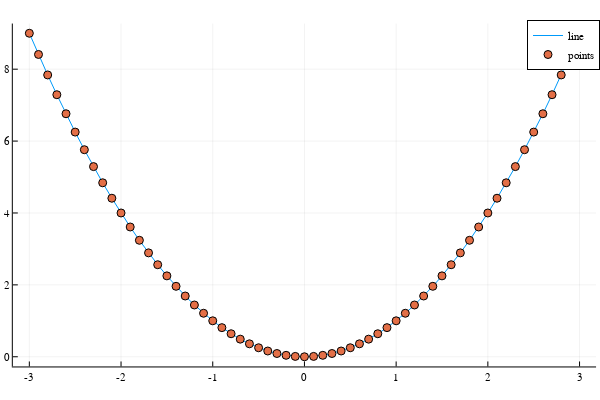

Source (notebook cell):
### Code cell
plot(x, y, label = "line")
scatter!(x, y, label = "points")

### Figure 1 — Plotly figure (JSON) as saved in the notebook; plotly's stock layout.template omitted (floating-point values rounded to 4 significant figures)
{"data": [{"colorbar": {"title": ""}, "legendgroup": "line", "line": {"color": "rgba(0, 154, 250, 1.000)", "dash": "solid", "shape": "linear", "width": 1}, "mode": "lines", "name": "line", "showlegend": true, "type": "scatter", "x": [-3, -2.9, -2.8, -2.7, -2.6, -2.5, -2.4, -2.3, -2.2, -2.1, -2, -1.9, -1.8, -1.7, -1.6, -1.5, -1.4, -1.3, -1.2, -1.1, -1, -0.9, -0.8, -0.7, -0.6, -0.5, -0.4, -0.3, -0.2, -0.1, 0, 0.1, 0.2, 0.3, 0.4, 0.5, 0.6, 0.7, 0.8, 0.9, 1, 1.1, 1.2, 1.3, 1.4, 1.5, 1.6, 1.7, 1.8, 1.9, 2, 2.1, 2.2, 2.3, 2.4, 2.5, 2.6, 2.7, 2.8, 2.9, 3], "xaxis": "x", "y": [9, 8.41, 7.84, 7.29, 6.76, 6.25, 5.76, 5.29, 4.84, 4.41, 4, 3.61, 3.24, 2.89, 2.56, 2.25, 1.96, 1.69, 1.44, 1.21, 1, 0.81, 0.64, 0.49, 0.36, 0.25, 0.16, 0.09, 0.04, 0.01, 0, 0.01, 0.04, 0.09, 0.16, 0.25, 0.36, 0.49, 0.64, 0.81, 1, 1.21, 1.44, 1.69, 1.96, 2.25, 2.56, 2.89, 3.24, 3.61, 4, 4.41, 4.84, 5.29, 5.76, 6.25, 6.76, 7.29, 7.84, 8.41, 9], "yaxis": "y", "zmax": null, "zmin": null}, {"colorbar": {"title": ""}, "legendgroup": "points", "marker": {"color": "rgba(227, 111, 71, 1.000)", "line": {"color": "rgba(0, 0, 0, 1.000)", "width": 1}, "size": 8, "symbol": "circle"}, "mode": "markers", "name": "points", "showlegend": true, "type": "scatter", "x": [-3, -2.9, -2.8, -2.7, -2.6, -2.5, -2.4, -2.3, -2.2, -2.1, -2, -1.9, -1.8, -1.7, -1.6, -1.5, -1.4, -1.3, -1.2, -1.1, -1, -0.9, -0.8, -0.7, -0.6, -0.5, -0.4, -0.3, -0.2, -0.1, 0, 0.1, 0.2, 0.3, 0.4, 0.5, 0.6, 0.7, 0.8, 0.9, 1, 1.1, 1.2, 1.3, 1.4, 1.5, 1.6, 1.7, 1.8, 1.9, 2, 2.1, 2.2, 2.3, 2.4, 2.5, 2.6, 2.7, 2.8, 2.9, 3], "xaxis": "x", "y": [9, 8.41, 7.84, 7.29, 6.76, 6.25, 5.76, 5.29, 4.84, 4.41, 4, 3.61, 3.24, 2.89, 2.56, 2.25, 1.96, 1.69, 1.44, 1.21, 1, 0.81, 0.64, 0.49, 0.36, 0.25, 0.16, 0.09, 0.04, 0.01, 0, 0.01, 0.04, 0.09, 0.16, 0.25, 0.36, 0.49, 0.64, 0.81, 1, 1.21, 1.44, 1.69, 1.96, 2.25, 2.56, 2.89, 3.24, 3.61, 4, 4.41, 4.84, 5.29, 5.76, 6.25, 6.76, 7.29, 7.84, 8.41, 9], "yaxis": "y", "zmax": null, "zmin": null}], "layout": {"annotations": [], "height": 400, "legend": {"bgcolor": "rgba(255, 255, 255, 1.000)", "bordercolor": "rgba(0, 0, 0, 1.000)", "borderwidth": 1, "font": {"color": "rgba(0, 0, 0, 1.000)", "family": "sans-serif", "size": 11}, "title": {"font": {"color": "rgba(0, 0, 0, 1.000)", "family": "sans-serif", "size": 15}, "text": ""}, "tracegroupgap": 0, "traceorder": "normal", "x": 1, "xanchor": "auto", "y": 1, "yanchor": "auto"}, "margin": {"b": 20, "l": 0, "r": 0, "t": 20}, "paper_bgcolor": "rgba(255, 255, 255, 1.000)", "plot_bgcolor": "rgba(255, 255, 255, 1.000)", "showlegend": true, "width": 600, "xaxis": {"anchor": "y", "domain": [0.02138, 0.9934], "gridcolor": "rgba(0, 0, 0, 0.100)", "gridwidth": 0.5, "linecolor": "rgba(0, 0, 0, 1.000)", "mirror": false, "range": [-3.18, 3.18], "showgrid": true, "showline": true, "showticklabels": true, "tickangle": 0, "tickcolor": "rgb(0, 0, 0)", "tickfont": {"color": "rgba(0, 0, 0, 1.000)", "family": "sans-serif", "size": 11}, "tickmode": "array", "ticks": "inside", "ticktext": ["-3", "-2", "-1", "0", "1", "2", "3"], "tickvals": [-3, -2, -1, 0, 1, 2, 3], "title": "", "titlefont": {"color": "rgba(0, 0, 0, 1.000)", "family": "sans-serif", "size": 15}, "type": "-", "visible": true, "zeroline": false, "zerolinecolor": "rgba(0, 0, 0, 1.000)"}, "yaxis": {"anchor": "x", "domain": [0.03762, 0.9902], "gridcolor": "rgba(0, 0, 0, 0.100)", "gridwidth": 0.5, "linecolor": "rgba(0, 0, 0, 1.000)", "mirror": false, "range": [-0.27, 9.27], "showgrid": true, "showline": true, "showticklabels": true, "tickangle": 0, "tickcolor": "rgb(0, 0, 0)", "tickfont": {"color": "rgba(0, 0, 0, 1.000)", "family": "sans-serif", "size": 11}, "tickmode": "array", "ticks": "inside", "ticktext": ["0", "2", "4", "6", "8"], "tickvals": [0, 2, 4, 6, 8], "title": "", "titlefont": {"color": "rgba(0, 0, 0, 1.000)", "family": "sans-serif", "size": 15}, "type": "-", "visible": true, "zeroline": false, "zerolinecolor": "rgba(0, 0, 0, 1.000)"}}}
